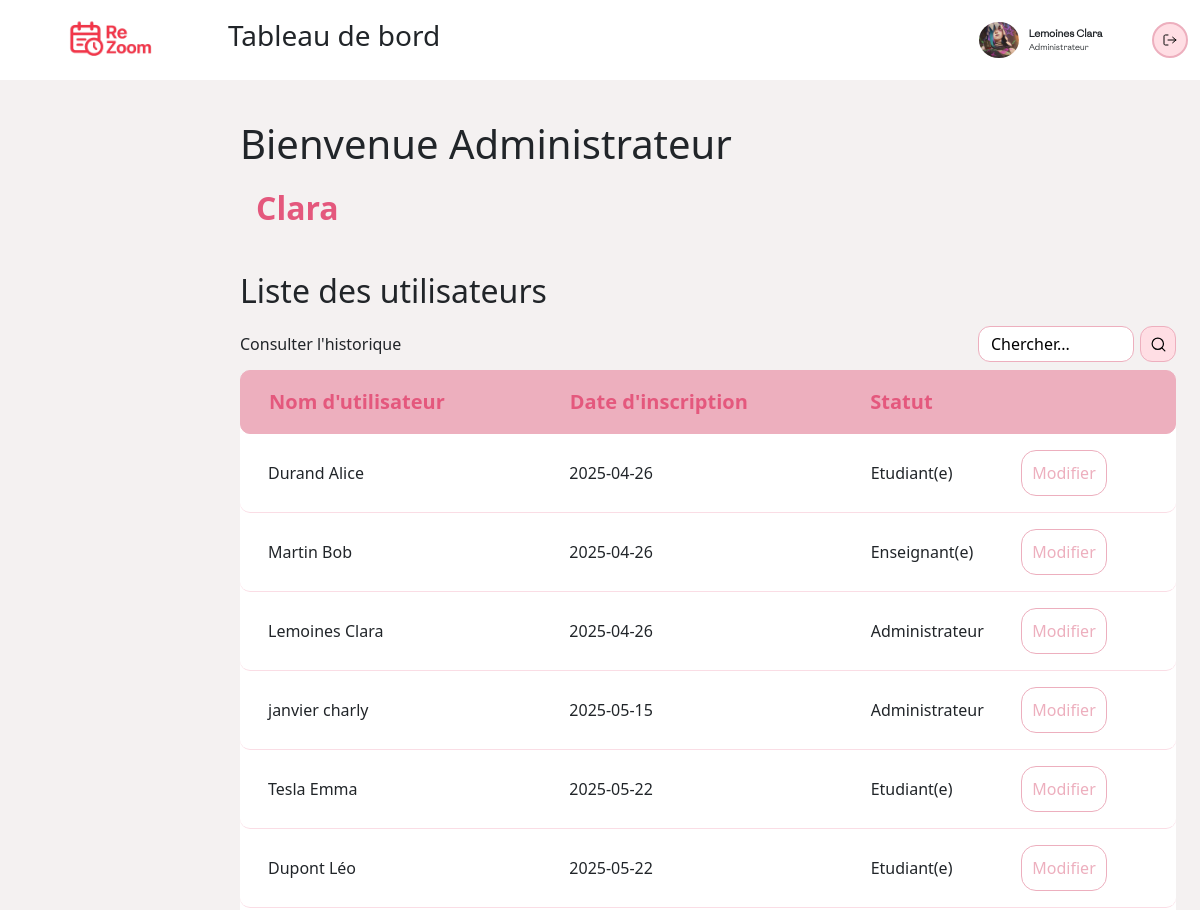
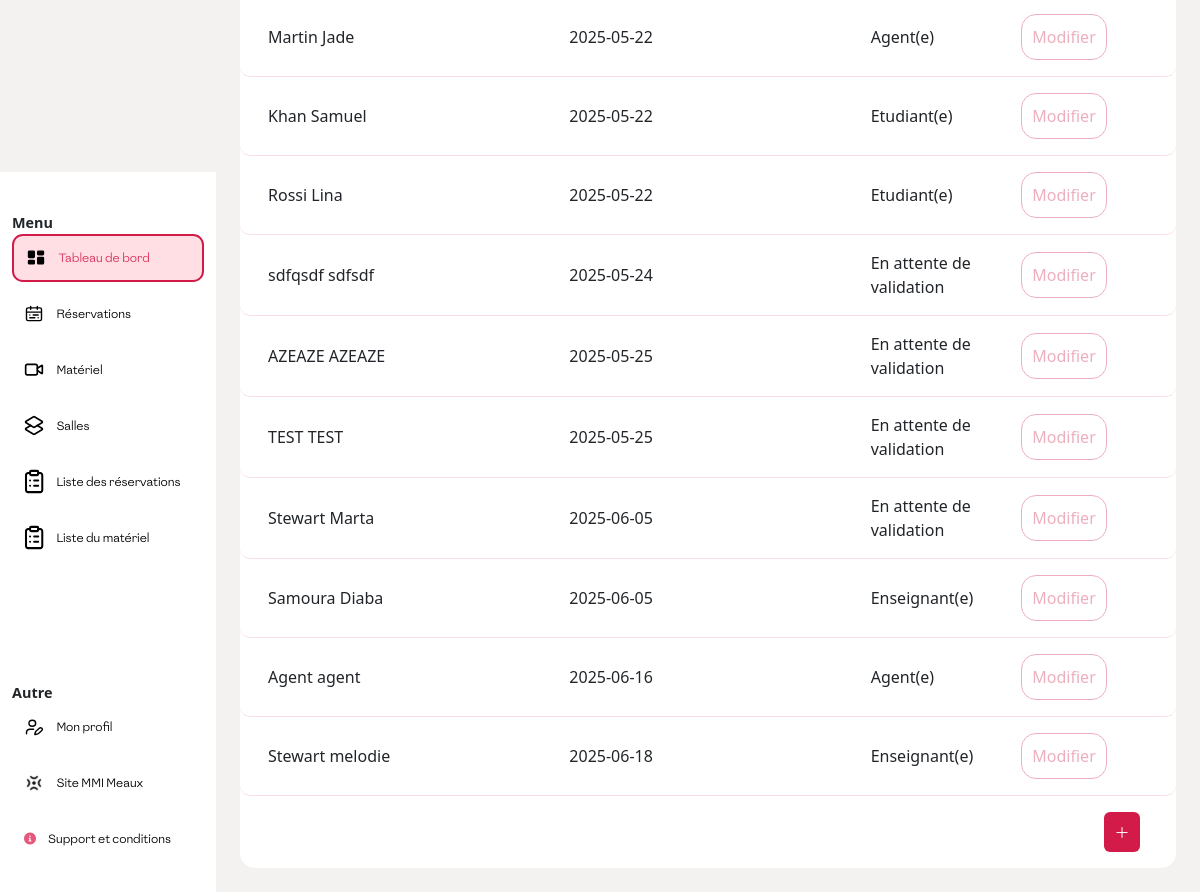
The app's page /PHP/index.php (signed in) with its own data (2 pictures, top to bottom).
### tables this page shows
CREATE TABLE `user_` (
  `id` int(11) NOT NULL,
  `email` varchar(50) DEFAULT NULL,
  `pseudo` varchar(50) DEFAULT NULL,
  `nom` varchar(50) DEFAULT NULL,
  `prenom` varchar(50) DEFAULT NULL,
  `Date_de_naissance` date DEFAULT NULL,
  `adresse` varchar(50) DEFAULT NULL,
  `mot_de_passe` varchar(100) DEFAULT NULL,
  `avatar` varchar(50) DEFAULT NULL,
  `date_inscription` date DEFAULT current_timestamp(),
  `valable` tinyint(1) DEFAULT 0,
  `telephone` int(10) DEFAULT NULL
);

### PHPpure/connexion.php (called while the page is built, shortened)
<?php
function getUserRole($idUser, $pdo)
{
    $query = $pdo->prepare('SELECT id FROM administrateur WHERE id = ?');
    $query->execute([$idUser]);
    if ($query->fetch()) {
        return 'Administrateur';
    }
    $query = $pdo->prepare('SELECT id FROM enseignant WHERE id = ?');
    $query->execute([$idUser]);
    if ($query->fetch()) {
        return 'Enseignant(e)';
    }
    $query = $pdo->prepare('SELECT id FROM etudiant WHERE id = ?');
    $query->execute([$idUser]);
    if ($query->fetch()) {
        return 'Etudiant(e)';
    }
    $query = $pdo->prepare('SELECT id FROM agent WHERE id = ?');
    $query->execute([$idUser]);
    if ($query->fetch()) {
        return 'Agent(e)';
    }
    return 'Non Defini';
}

### PHP/index_admin.php (the view, shortened to what this page needs)
<section class="top">
    <h1>Bienvenue <?php echo $_SESSION['user']['role'] ?></h1>
    <p class="fs-2 ms-3 fw-semibold" style="color:#e4587d;"><?php echo $_SESSION['user']['prenom'] ?></p>
</section>
<section class=" reservation">
    <h2>Liste des utilisateurs</h2>
    <div class="search">
        <p>Consulter l'historique</p>
        <div class="searchContainer">
            <input type="search" name="search" id="inputSearch" placeholder="Chercher..." />
            <button id="buttonSearch">
                <img src="../res/search.svg" alt="" />
            </button>
        </div>
    </div>
    <section class="container-sm bg-white" style="border-radius: 15px;">
        <div class="row p-3 fs-5 fw-semibold" style="color:#e4587d; background-color: #edafbe; border-radius: 10px; border: 1px solid #edafbe;">
            <p class="col-4">Nom d'utilisateur</p>
            <p class="col-4">Date d'inscription</p>
            <p class="col-2">Statut</p>
            <p class="col-2"></p>
        </div>
        <?php
        require_once('../PHPpure/connexion.php');
        $sql = "SELECT * FROM user_";
        $stmt = $pdo->query($sql);
        while ($row = $stmt->fetch(PDO::FETCH_ASSOC)) {
            echo '
<div class="cliquable row p-3 align-items-center gy-3 text-dark text-decoration-none" style="border-radius:10px; border-bottom: 1px solid rgba(228, 88, 125, 0.2); cursor: pointer;">
    <div class="col-4">
        <p>' . htmlspecialchars($row['nom']) . ' ' . htmlspecialchars($row['prenom']) . '</p>
    </div>
    <div class="col-4">
        <p>' . htmlspecialchars($row['date_inscription']) . '</p>
    </div>
    <div class="col-2">
        <p>' . statusUser($row['id'], $pdo) . '</p>
    </div>
    <div class="col-2">
        <button
            class="modifier"
            onclick="event.stopPropagation(); openModifPopup(
                \'' . $row['id'] . '\',
                \'' . htmlspecialchars($row['nom'], ENT_QUOTES) . '\',
                \'' . htmlspecialchars($row['prenom'], ENT_QUOTES) . '\',
                \'' . htmlspecialchars($row['email'], ENT_QUOTES) . '\',
                \'' . htmlspecialchars($row['telephone'], ENT_QUOTES) . '\',
                \'' . htmlspecialchars(statusUser($row['id'], $pdo), ENT_QUOTES) . '\',
                \'' . htmlspecialchars($row['valable'], ENT_QUOTES) . '\'
            )">
        </button>
    </div>
</div>';
        }
        ?>
        <button class="add mb-3" id="addUser"><img src="../res/add.svg" alt="plus"></button>
    </section>
</section>
<?php
require_once('../PHPpure/connexion.php');
function statusUser($id, $pdo)
{
    $sql = "SELECT valable FROM user_ WHERE id = :id";
    $stmt = $pdo->prepare($sql);
    $stmt->bindParam(':id', $id, PDO::PARAM_INT);
    $stmt->execute();
    $result = $stmt->fetch(PDO::FETCH_ASSOC);
    if ($result) {
        if ($result['valable'] == 1) {
            return getUserRole($id, $pdo);
        } else {
            return 'En attente de validation';
        }
    } else {
        return 'Utilisateur introuvable';
    }
}
?>

### PHP/index.php (shortened to what this page needs)
<!DOCTYPE html>
<html lang="fr-FR">
<head>
    <link href="https://cdn.jsdelivr.net/npm/bootstrap@5.3.6/dist/css/bootstrap.min.css" rel="stylesheet"
>
    <link rel="stylesheet" href="../CSS/style.css" />
    <link rel="stylesheet" href="../CSS/index.css" />
    <link rel="stylesheet" href="../CSS/header.css" />
</head>
<body>
    <?php
    include("header.php");
    include("aside.php");
    ?>
    <main>
        <?php
        if (isset($_SESSION['user'])) {
            if ($_SESSION['user']['role'] == "Etudiant(e)") {
                include("index_etudiant.php");
            } else if ($_SESSION['user']['role'] == "Enseignant(e)") {
                include("index_enseignant.php");
            } else if ($_SESSION['user']['role'] == "Agent(e)") {
                include("index_agent.php");
            } else if ($_SESSION['user']['role'] == "Administrateur") {
                include("index_admin.php");
            }
        }
        ?>
    </main>
</body>
</html>

### PHP/header.php (shortened to what this page needs)
<header class="header">
    <div class="logo">
        <img src="../IMG/logo.png" alt="Logo ReZoom" onclick="window.location.href='index.php'" />
    </div>
    <div class="container-fluid d-flex justify-content-between align-items-center">
        <?php
        $filename = pathinfo($_SERVER['PHP_SELF'], PATHINFO_FILENAME);
        switch ($filename) {
            case 'index':
                echo '<h1 class="fs-3 fs-md-1">Tableau de bord</h1>';
                break;
        }
        if (isset($_SESSION['user'])) {
        ?>
            <div class="profilXlogout">
                <div class="profil" onclick="location.href = 'profil.php'">
                    <div class="imgProfilContainer">
                        <img src="
                        <?php
                        if (isset($_SESSION['user']['profil'])) {
                            if ($_SESSION['user']['profil'] != "none") {
                                echo $_SESSION['user']['profil'];
                            } else {
                                echo "../uploads/default.png";
                            }
                        }
                        ?>" alt="" class="imgProfil" />
                    </div>
                    <div class="nomRole">
                        <p>
                            <?php
                            if (isset($_SESSION['user'])) {
                                echo $_SESSION['user']['nom'] . ' ' . $_SESSION['user']['prenom'];
                            }
                            ?></p>
                        <p><?php echo $_SESSION['user']['role']; ?></p>
                    </div>
                </div>
                <button class="logout" onclick="location.href = '../PHPpure/logout.php'">
                    <img src="../res/logout.svg" alt="" />
                </button>
            </div>
        <?php } ?>
    </div>
</header>

### PHP/aside.php (shortened to what this page needs)
<?php
$current_page = pathinfo($_SERVER['PHP_SELF'], PATHINFO_FILENAME);
?>
<link rel="stylesheet" href="https://cdnjs.cloudflare.com/ajax/libs/font-awesome/6.0.0-beta3/css/all.min.css" />
<aside class="d-flex flex-column justify-content-between">
    <article class="menu">
        <p>Menu</p>
        <nav>
            <ul class="">
                <li>
                    <a href="index.php" id="index" <?php echo ($current_page === 'index') ? 'class="active"' : ''; ?>>
                        <img src="../res/tableaudebord.svg" alt="" />
                        Tableau de bord
                    </a>
                </li>
                <li>
                    <a href="reservation.php" id="reservation"
                        <?php echo ($current_page === 'reservation') ? 'class="active"' : ''; ?>>
                        <img src="../res/reservation.svg" alt="" />
                        <?php
                        if (isset($_SESSION['user']['role'])) {
                            if ($_SESSION['user']['role'] == 'Etudiant(e)') {
                                echo 'Mes réservations';
                            } else {
                                echo 'Réservations';
                            }
                        }
                        ?>
                    </a>
                </li>
                <?php
                if ($_SESSION['user']['role'] != 'Agent(e)') {
                ?>
                    <li>
                        <a href="materiels.php" id="materiel"
                            <?php echo ($current_page === 'materiels') ? 'class="active"' : ''; ?>>
                            <img src="../res/materiel.svg" alt="" />
                            Matériel
                        </a>
                    </li>
                    <li>
                        <a href="salles.php" id="salles"
                            <?php echo ($current_page === 'salles' || $current_page === 'reservation_salle') ? 'class="active"' : ''; ?>>
                            <img src="../res/salles.svg" alt="" />
                            Salles
                        </a>
                    </li>
                <?php
                }
                ?>
                <?php
                if ($_SESSION['user']['role'] == 'Administrateur') {
                ?>
                    <li>
                        <a href="listeDesReservations.php" id="accepter_reservation"
                            <?php echo ($current_page === 'listeDesReservations') ? 'class="active"' : ''; ?>>
                            <img src="../res/liste_rsrv.svg" alt="" />
                            Liste des réservations
                        </a>
                    </li>
                    <li>
                        <a href="listeDuMateriel.php" id="accepter_materiel"
                            <?php echo ($current_page === 'listeDuMateriel') ? 'class="active"' : ''; ?>>
                            <img src="../res/liste_rsrv.svg" alt="" />
                            Liste du matériel
                        </a>
                    </li>
                <?php
                }
                ?>
            </ul>
        </nav>
    </article>
    <article class="autre menu pb-5 pb-md-0">
        <p>Autre</p>
        <nav>
            <ul>
                <li>
                    <a href="profil.php" id="profil"
                        <?php echo ($current_page === 'profil') ? 'class="active"' : ''; ?>>
                        <img src="../res/profil.svg" alt="" />
                        Mon profil
                    </a>
                </li>
                <?php
                if ($_SESSION['user']['role'] != 'Agent(e)') {
                ?>
                    <li>
                        <a href="https://intranet-edu.univ-eiffel.fr/ent" id="ent">
                            <img src="../res/univ.svg" alt="" />
                            Site MMI Meaux
                        </a>
                    </li>
                <?php
                }
                ?>
                <li>
                    <a href="support_conditions.php" id="support" <?php echo ($current_page === 'support_conditions') ? 'class="active"' : ''; ?>>
                        <i class="fa fa-info-circle" style="color:#e4587d;" aria-hidden="true" title="Info"></i>
                        Support et conditions
                    </a>
                </li>
            </ul>
        </nav>
    </article>
</aside>

### CSS/style.css (style rules this page uses)
* { margin: 0; padding: 0; box-sizing: border-box; }
body { background-color: #f4f1f1 !important; }
main { display: flex; flex-direction: column; justify-content: start; align-items: start; padding: 15vh 2vw 2vw 20vw; width: 100%; height: 100%; gap: 5vh; position: relative; }
:root { --background-color: #f4f1f1; --primary-color: #e4587d; --secondary-color: #f4f1f1; --tertiary-color: #edafbe; --gray-color: #979797; --black-color: #000000; --white-color: #ffffff; }

### CSS/index.css (style rules this page uses)
main { display: flex; flex-direction: column; justify-content: start; align-items: start; padding: 15vh 2vw 2vw 20vw; width: 100%; height: 100%; gap: 5vh; }
main .top { display: flex; justify-content: start; flex-direction: column; width: 100%; gap: 1vh; }
main .reservation { display: flex; justify-content: start; flex-direction: column; width: 100%; gap: 1vh; }
.search { display: flex; justify-content: space-between; align-items: center; }
.search .searchContainer { display: flex; justify-content: start; gap: 0.5vw; }
.search .searchContainer input { width: 13vw; height: 3vw; background-color: white; border: none; border-radius: 1cqi; border: 0.15vw solid #edafbe; padding: 0 1vw; display: flex; justify-content: center; align-items: center; }
.searchContainer input::placeholder { color: black; }
.searchContainer button { width: 3vw; height: 3vw; background-color: #ffdee4; border: 0.15vw solid #edafbe; border-radius: 1cqi; display: flex; justify-content: center; align-items: center; }
.searchContainer button img { width: 50%; height: auto; object-fit: contain; }
button.modifier, button.telecharger { color: #edafbe; background-color: white; border-radius: 15px; padding: 10px; border: 0.15vw solid #edafbe; }
button.modifier::after { content: "Modifier"; }
.cliquable { transition: all 0.3s ease-in-out; cursor: pointer; }
.add { display: flex; justify-content: center; align-items: center; width: 3vw; height: 5vh; border: none; background-color: #d31b4a; border-radius: 0.5vw; margin: 2vh 2vw 0 auto; }
.add img { width: 50%; height: auto; object-fit: contain; }

### records on screen
user_: nom "Durand", prenom "Alice", date_inscription "2025-04-26", statusUser($row['id'], $pdo) "Etudiant(e)"
user_: nom "Martin", prenom "Bob", date_inscription "2025-04-26", id "Enseignant(e)"
user_: nom "Lemoines", prenom "Clara", date_inscription "2025-04-26", id "Administrateur"
user_: nom "janvier", prenom "charly", date_inscription "2025-05-15", id "Administrateur"
user_: nom "Tesla", prenom "Emma", date_inscription "2025-05-22", id "Etudiant(e)"
user_: nom "Dupont", prenom "Léo", date_inscription "2025-05-22", id "Etudiant(e)"
user_: nom "Martin", prenom "Jade", date_inscription "2025-05-22", id "Agent(e)"
user_: nom "Khan", prenom "Samuel", date_inscription "2025-05-22", id "Etudiant(e)"
user_: nom "Rossi", prenom "Lina", date_inscription "2025-05-22", id "Etudiant(e)"
user_: nom "sdfqsdf", prenom "sdfsdf", date_inscription "2025-05-24", statusUser($row['id'], $pdo) "En attente de validation"
user_: nom "AZEAZE", prenom "AZEAZE", date_inscription "2025-05-25", statusUser($row['id'], $pdo) "En attente de validation"
user_: nom "TEST", prenom "TEST", date_inscription "2025-05-25", statusUser($row['id'], $pdo) "En attente de validation"
user_: nom "Stewart", prenom "Marta", date_inscription "2025-06-05", statusUser($row['id'], $pdo) "En attente de validation"
user_: nom "Samoura", prenom "Diaba", date_inscription "2025-06-05", id "Enseignant(e)"
user_: nom "Agent", prenom "agent", date_inscription "2025-06-16", id "Agent(e)"
user_: nom "Stewart", prenom "melodie", date_inscription "2025-06-18", id "Enseignant(e)"

### other values on screen
$_SESSION['user']['nom'] "Lemoines"
$_SESSION['user']['prenom'] "Clara"
$_SESSION['user']['role'] "Administrateur"
